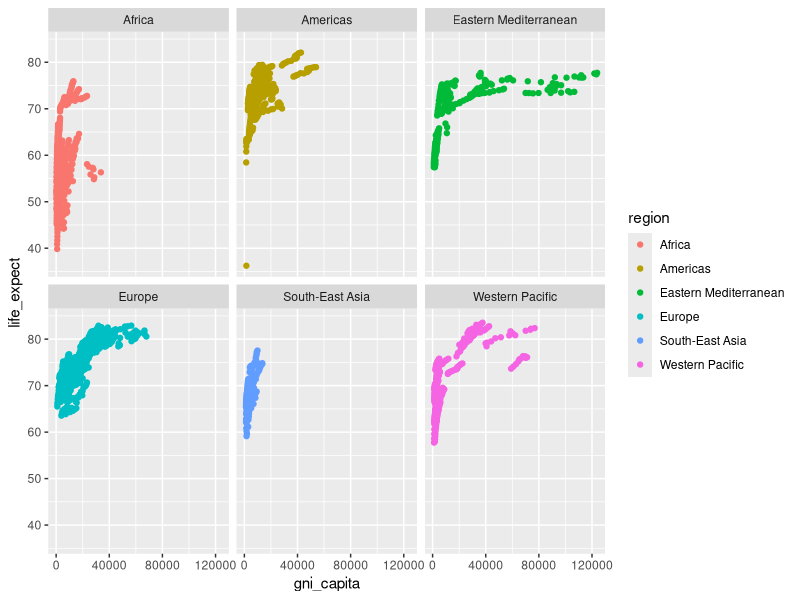
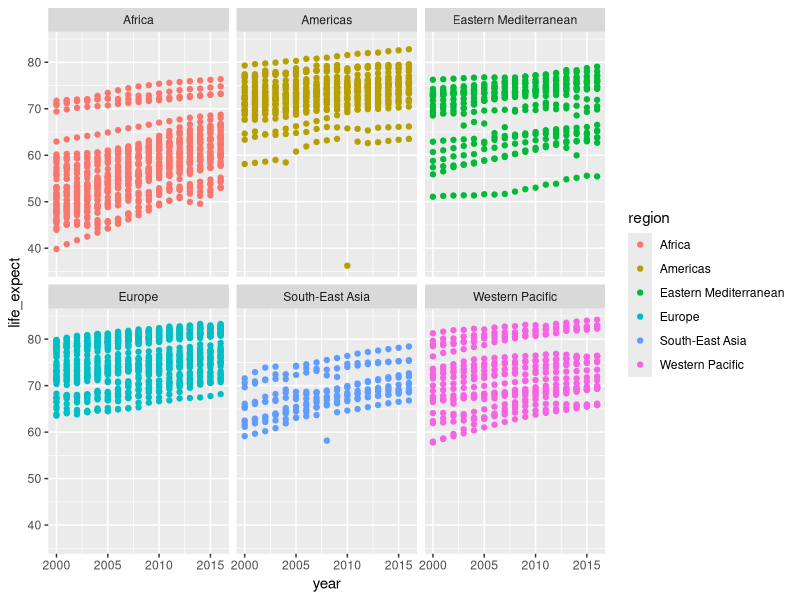
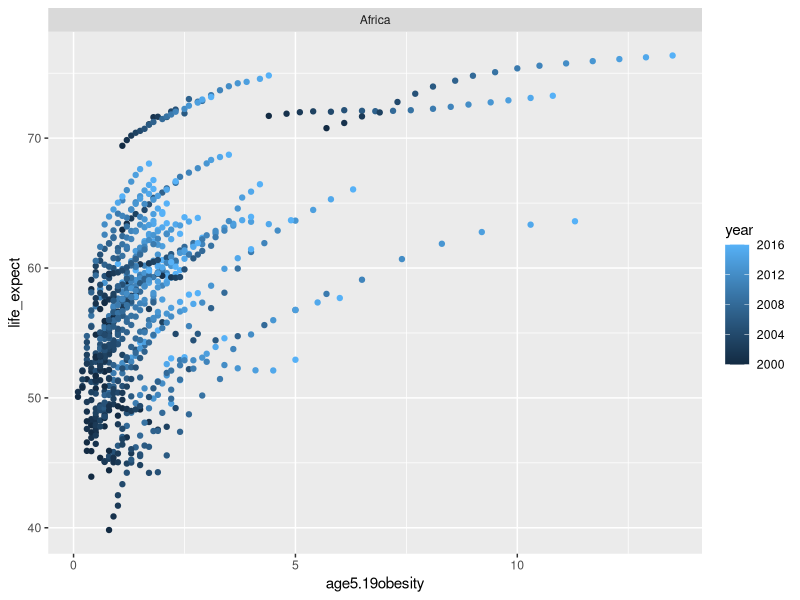
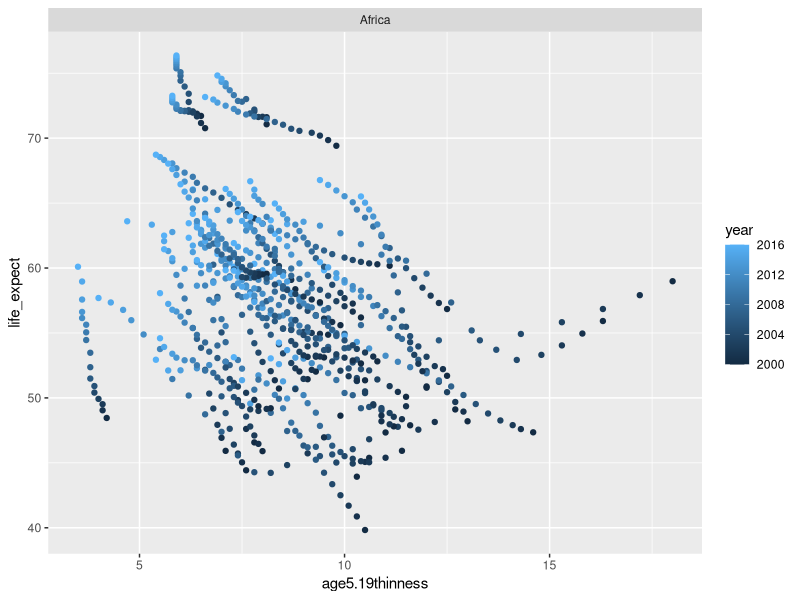
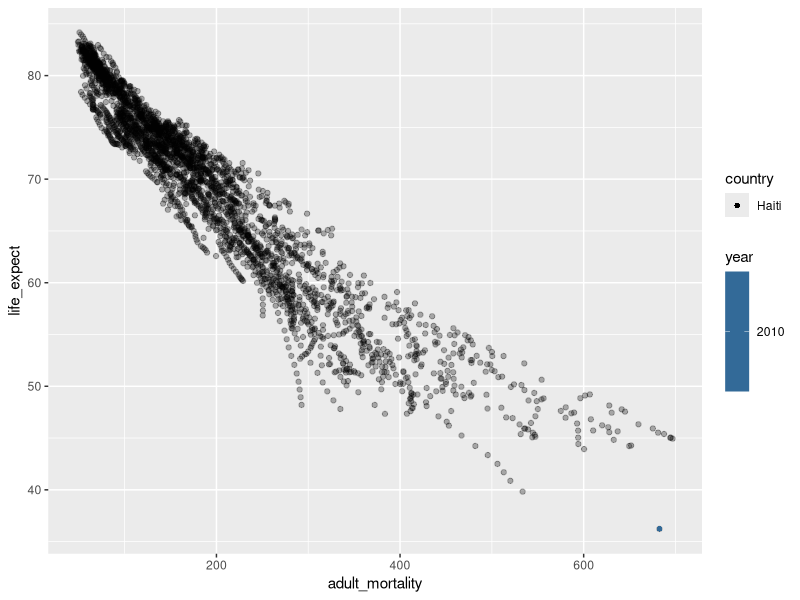

The R script that drew these images, in order:
## ---- chunk 1
library(tidyverse)
library(dplyr)
## ---- chunk 2
who <- read.csv("who_life_exp.csv")
## ---- chunk 3
 mylabels <- c("Healthy Weight", "Overweight", "Obesity")

who <- who %>%
  mutate(bmi_cat = cut(bmi, breaks = c(18, 24.9, 29.9, Inf), labels = mylabels))
  
## ---- chunk 4
glimpse(who)
## ---- chunk 5
summary(who)
## ---- chunk 6
who %>%
  filter(region == "Europe") %>%
  group_by(country) %>%
  summarize(
    mean_gdi = mean(gni_capita, na.rm = TRUE)) %>%
  slice_max(mean_gdi, n = 5)
## ---- chunk 7
who %>%
  filter(region == "Americas" & year == 2016) %>%
  distinct(country)
## ---- chunk 8
who %>%
  group_by(region) %>%
  summarize(min_life = min(life_expect),
            max_life = max(life_expect))

## ---- chunk 9
ggplot(who, mapping = 
         aes(x = gni_capita,
             y = life_expect,
             color = region)) +
  geom_point() +
  facet_wrap(~region)

## ---- chunk 10
ggplot(who, mapping = 
         aes(x = year,
             y = life_expect,
             color = region)) +
  geom_point() +
  facet_wrap(~region)

## ---- chunk 11
who %>%
  filter(region == "Africa") %>%
  ggplot(mapping = 
         aes(x = age5.19obesity,
             y = life_expect,
             color = year)) +
  geom_point() +
  facet_wrap(~region)
## ---- chunk 12
who %>%
  filter(region == "Africa") %>%
  ggplot(mapping = 
         aes(x = age5.19thinness,
             y = life_expect,
             color = year)) +
  geom_point() +
  facet_wrap(~region)
## ---- chunk 13
who_USA <- who %>%
  filter(region == "Americas" &
           adult_mortality > 600)

who %>%
  ggplot(mapping = 
         aes(x = adult_mortality,
             y = life_expect)) +
  geom_point(alpha = 0.3) +
  geom_point(data = who_USA,
             aes(x = adult_mortality,
                 y = life_expect,
                 color = year,
                 shape = country))
## ---- chunk 14
who %>%
  filter(country == "Haiti") %>%
  summary()
